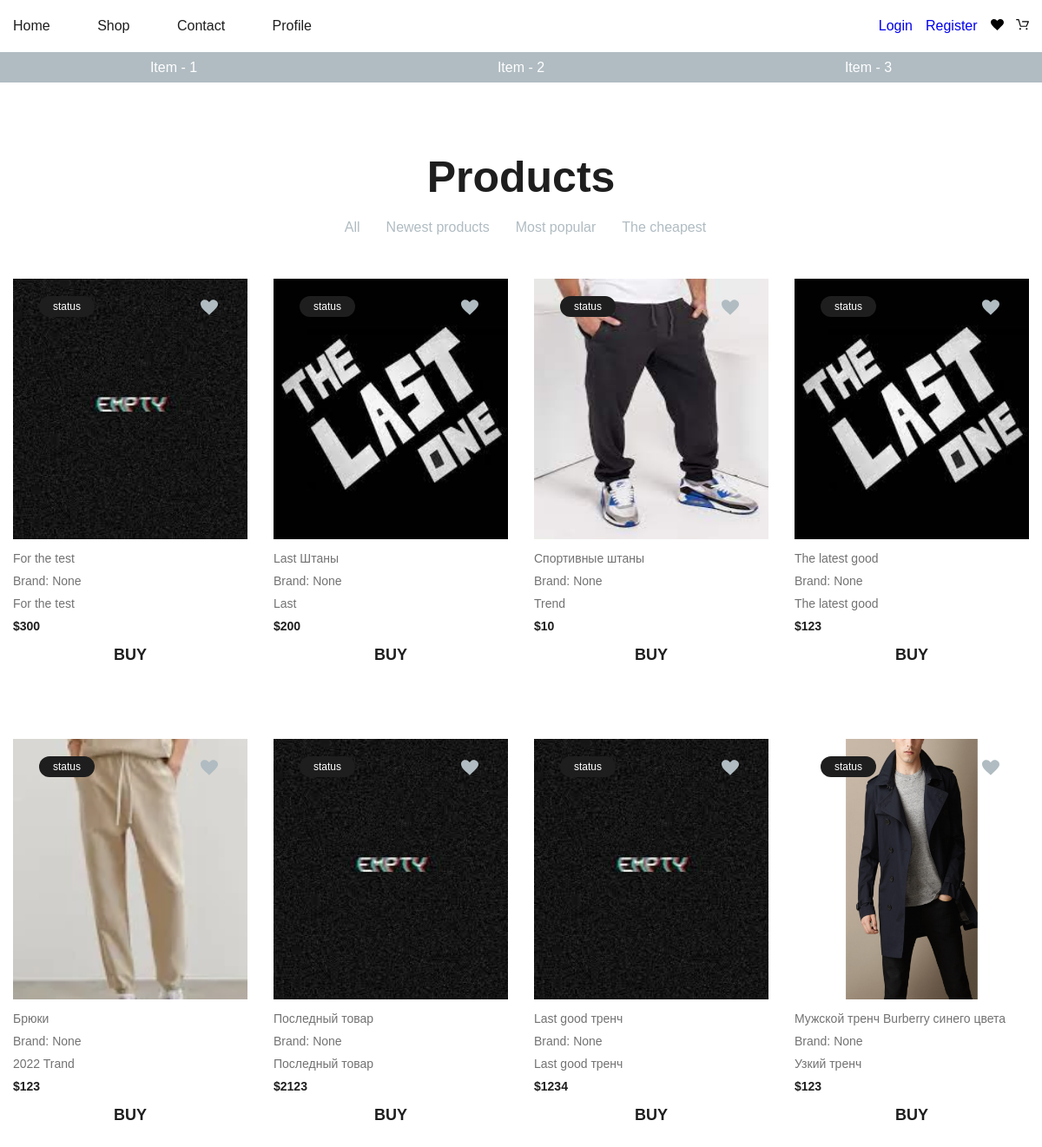
Page /?filter=by-date on the committed database.
### mainApp/models.py (models this page shows, shortened)
class Good(m.Model):
    title = m.CharField(max_length=250, verbose_name="Заголовок товара")
    subtitle = m.CharField(max_length=250, verbose_name="Под заголовок товара")
    description = m.TextField(verbose_name="Описание товара", blank=True, null=True)
    price = m.PositiveIntegerField(verbose_name="Цена")
    photo = m.ImageField(upload_to="photos/goods/%m/%d/", verbose_name="Фото товара", default="empty.jfif")
    views = m.PositiveIntegerField(default=0, verbose_name="Количество просмотров")
    is_published = m.BooleanField(default=True, verbose_name="Опулбиковано ?")
    created_dt = m.DateTimeField(auto_now_add=True)
    updated_dt = m.DateTimeField(auto_now=True)
    category = TreeForeignKey(Category, on_delete=m.CASCADE, blank=False,
                              null=False, verbose_name=u'Раздел')
    slug = m.SlugField(max_length=255, unique=True, blank=True)
    class Meta:
        verbose_name = "Товар"
        verbose_name_plural = "Товары"
    def get_absolute_url(self):
        return reverse('good_detail', kwargs={'slug': self.slug})

### mainApp/views.py (the view, shortened to what this page needs)
# urls.py: path('', views.HomeView.as_view(), name='home'),
class HomeView(View):
    template_name = 'mainApp/home.html'
    def get(self, request, *args, **kwargs):
        filter_value = request.GET.get('filter')
        if filter_value == 'by-date':
            ordered_goods = Good.objects.order_by('-created_dt')[:8]
        elif filter_value == 'by-views':
            ordered_goods = Good.objects.order_by('-views')[:8]
        elif filter_value == 'by-price':
            ordered_goods = Good.objects.order_by('price')[:8]
        else:
            ordered_goods = Good.objects.all()[:8]
        context = {
            "all_goods": ordered_goods
        }
        return render(request, self.template_name, context=context)

### basket/basket_class.py (called while the page is built)
    def __len__(self):
        return sum(item['qty'] for item in self.basket.values())

### basket/context_processors.py (called while the page is built)
def basket(request):
    return {'basket': Basket(request)}

### mainApp/templates/mainApp/home.html (shortened to what this page needs)
{% extends 'base.html' %}
{% load static %}
{% block content %}
  <section class="products">
    <div class="container">
      <div class="products__inner">
        <div class="products__filter">
          <h2 class="products__title">Products</h2>
          <ul class="products__control">
            <li class="products__control__item" data-filter="all">
              <a href="{% url 'home' %}">All</a>
            </li>
            <li class="products__control__item" data-filter="by-date">
              <a href="{% url 'home' %}?filter=by-date">Newest products</a>
            </li>
            <li class="products__control__item" data-filter="by-views">
              <a href="{% url 'home' %}?filter=by-views">Most popular</a>
            </li>
            <li class="products__control__item" data-filter="by-price">
              <a href="{% url 'home' %}?filter=by-price">The cheapest</a>
            </li>
          </ul>
        </div>
        <div class="products__list">
          {% for good in all_goods %}
            {% include 'mainApp/include/_output_good.html' %}
          {% endfor %}
        </div>
      </div>
    </div>
  </section>
{% endblock %}

### mainApp/templates/mainApp/include/_output_good.html (shortened to what this page needs)
{% load static %}
<div class="products__item" id="products__item{{ good.id }}"
     data-views="{{ good.views }}"
     data-created="{{ good.created_dt }}"
     data-price="{{ good.price }}">
  <div class="products__item__inner">
    <div class="product__item__top">
      <div class="status">status</div>
      <div class="wishlist {% if good.wishlist_set.all %}wishlist__active{% endif %}" id="wishlist{{ good.id }}"
           data-id={{ good.id }}
      >
      </div>
      <div class="product__item__top__img">
        <a href="{{ good.get_absolute_url }}">
          <img src="{{ good.photo.url }}" alt="" width="100%" height="300px">
        </a>
      </div>
    </div>
    <div class="products__item__bottom">
      <p class="products__item__bottom__title">{{ good.title }}</p>
      <p class="products__item__bottom__brand">Brand: None</p>
      <p class="products__item__bottom__desc">{{ good.subtitle }}</p>
      <p class="products__item__bottom__price">${{ good.price }}</p>
      <a class="btn">BUY</a>
    </div>
  </div>
</div>

### mainApp/static/mainApp/css/home.css (style rules this page uses)
*, *::before, *::after { box-sizing: border-box; }
h1, h2, h3, h4, h5, h6 { margin: 0; }
p { margin: 0; }
ul { margin: 0; }
li { margin: 0; }
a { text-decoration: none; }
.container { width: 100%; max-width: 1200px; margin: 0 auto; padding: 0; }
body { margin: 0; color: #1e1e1e; font-family: "Amatic", sans-serif; }

### mainApp/static/mainApp/css/catalog_products.css (style rules this page uses)
.products { margin-top: 80px; position: relative; }
.products__filter { display: flex; flex-direction: column; align-items: center; }
.products__title { font-size: 50px; }
.products__control { display: flex; width: 100%; justify-content: center; list-style-type: none; }
.products__control__item { margin-top: 20px; margin-right: 30px; cursor: pointer; }
.products__control__item, .products__control__item a { color: #B0BCC2; transition: color .1s linear; }
.products__list { display: flex; flex-wrap: wrap; }
.products__item { margin-top: 50px; height: 480px; width: 25%; }
.products__item__inner { padding: 0 15px; display: flex; flex-direction: column; }
.product__item__top { position: relative; transition: .5s; }
.products__item__bottom__price, .products__item__bottom__desc, .products__item__bottom__brand, .products__item__bottom__title { margin-top: 10px; font-size: 14px; font-weight: 500; color: #727272; }
.products__item__bottom__price { color: #1e1e1e; font-weight: bold; }

### mainApp/static/mainApp/css/components.css (style rules this page uses)
.btn { display: flex; justify-content: center; align-items: center; width: 100%; height: 30px; margin-top: 10px; font-size: 18px; font-weight: 700; cursor: pointer; }
.wishlist #black-heart { position: absolute; height: 20px; width: 20px; top: 23px; left: 80%; fill: #B0BCC2; }
.status { position: absolute; left: 30px; top: 20px; padding: 5px 16px; font-size: 12px; background: #1e1e1e; color: #fff; border-radius: 50px; }

### rows in the picture
Good: photo (placeholder picture), title "For the test", subtitle "For the test", price "300"
Good: photo (picture), title "Last Штаны", subtitle "Last", price "200"
Good: photo (picture), title "Спортивные штаны", subtitle "Trend", price "10"
Good: photo (picture), title "The latest good", subtitle "The latest good", price "123"
Good: photo (picture), title "Брюки", subtitle "2022 Trand", price "123"
Good: photo (placeholder picture), title "Последный товар", subtitle "Последный товар", price "2123"
Good: photo (placeholder picture), title "Last good тренч", subtitle "Last good тренч", price "1234"
Good: photo (picture), title "Мужской тренч Burberry синего цвета", subtitle "Узкий тренч", price "123"
